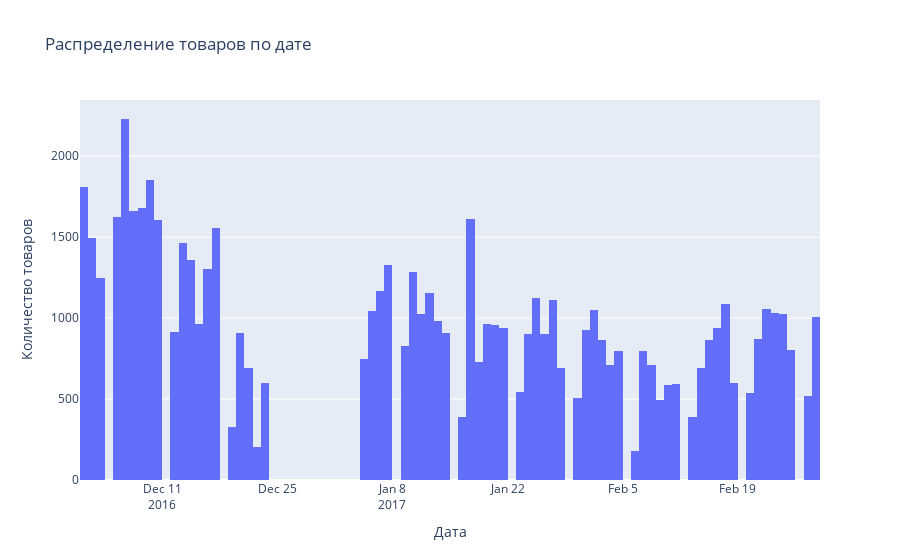
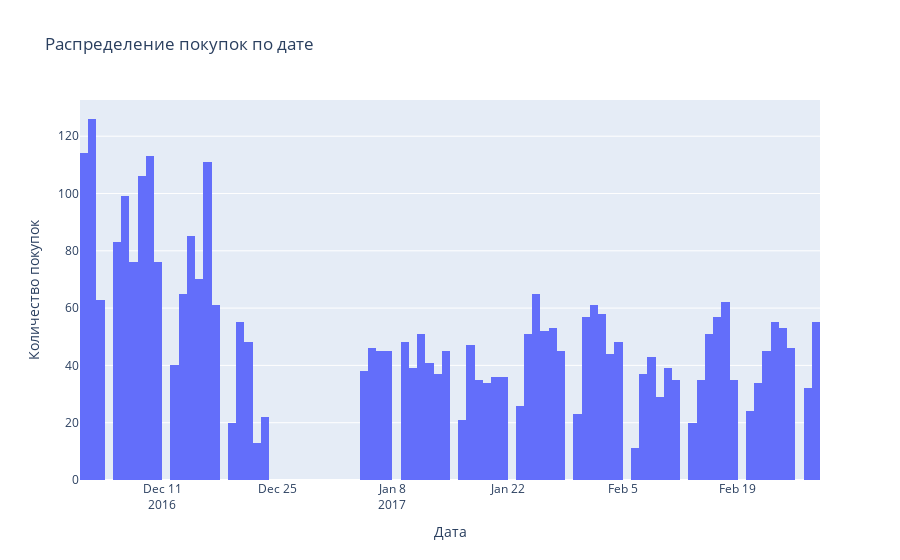

The cell these charts' notebook holds for them, in order:
### Markdown cell above
Построим гистограмму для значения даты и дня недели по всем строкам - это будет количество товаров.\
Построим гистограмму для чеков - покупок, сгруппировав таблицу по purchase_id.\
Для визуализации используем plotly

### Code cell
#гистграмма для товаров по дате
fig = px.histogram(data_purchase, x="purchase_date", title = 'Распределение товаров по дате', nbins=100)
fig.update_layout(yaxis_title="Количество товаров", xaxis_title="Дата")
fig.show()

#гистграмма для покупок по дате
fig = px.histogram(data_purchase.groupby('purchase_id').agg({'purchase_date': 'max'}), 
                   x="purchase_date", title = 'Распределение покупок по дате', nbins=100)
fig.update_layout(yaxis_title="Количество покупок", xaxis_title="Дата")
fig.show()

### Figure 1 — Plotly figure (JSON) as saved in the notebook; plotly's stock layout.template omitted (floating-point values rounded to 4 significant figures; data arrays with more than 128 entries replaced by an {"elided": "..."} marker saying what was removed)
{"data": [{"alignmentgroup": "True", "bingroup": "x", "hovertemplate": "purchase_date=%{x}<br>count=%{y}<extra></extra>", "legendgroup": "", "marker": {"color": "#636efa", "pattern": {"shape": ""}}, "name": "", "nbinsx": 100, "offsetgroup": "", "orientation": "v", "showlegend": false, "type": "histogram", "x": {"elided": "66465 str values"}, "xaxis": "x", "yaxis": "y"}], "layout": {"barmode": "relative", "legend": {"tracegroupgap": 0}, "title": {"text": "Распределение товаров по дате"}, "xaxis": {"anchor": "y", "domain": [0, 1], "title": {"text": "Дата"}}, "yaxis": {"anchor": "x", "domain": [0, 1], "title": {"text": "Количество товаров"}}}}

### Figure 2 — Plotly figure (JSON) as saved in the notebook; plotly's stock layout.template omitted (floating-point values rounded to 4 significant figures; data arrays with more than 128 entries replaced by an {"elided": "..."} marker saying what was removed)
{"data": [{"alignmentgroup": "True", "bingroup": "x", "hovertemplate": "purchase_date=%{x}<br>count=%{y}<extra></extra>", "legendgroup": "", "marker": {"color": "#636efa", "pattern": {"shape": ""}}, "name": "", "nbinsx": 100, "offsetgroup": "", "orientation": "v", "showlegend": false, "type": "histogram", "x": {"elided": "3471 str values"}, "xaxis": "x", "yaxis": "y"}], "layout": {"barmode": "relative", "legend": {"tracegroupgap": 0}, "title": {"text": "Распределение покупок по дате"}, "xaxis": {"anchor": "y", "domain": [0, 1], "title": {"text": "Дата"}}, "yaxis": {"anchor": "x", "domain": [0, 1], "title": {"text": "Количество покупок"}}}}
